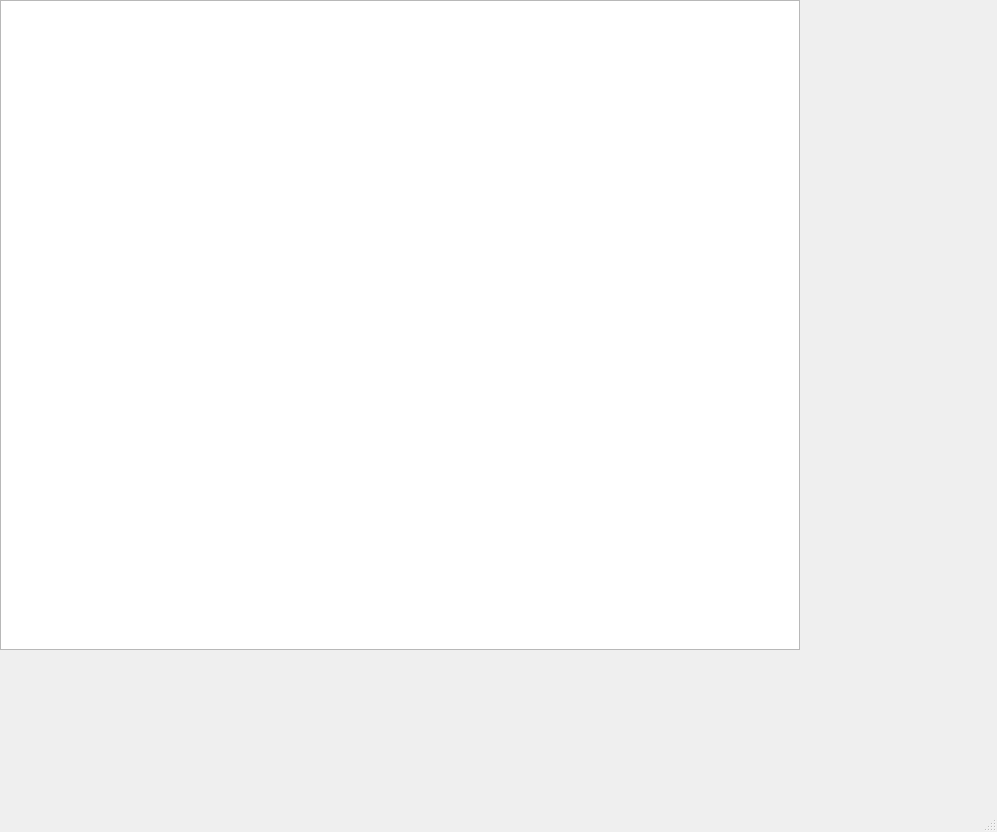
<?xml version="1.0" encoding="UTF-8"?>
<ui version="4.0">
 <class>MainWindow</class>
 <widget class="QMainWindow" name="MainWindow">
  <property name="geometry">
   <rect>
    <x>0</x>
    <y>0</y>
    <width>997</width>
    <height>832</height>
   </rect>
  </property>
  <property name="windowTitle">
   <string>MainWindow</string>
  </property>
  <widget class="QWidget" name="centralwidget">
   <widget class="QGraphicsView" name="graphicsView">
    <property name="geometry">
     <rect>
      <x>0</x>
      <y>0</y>
      <width>800</width>
      <height>650</height>
     </rect>
    </property>
   </widget>
  </widget>
  <widget class="QStatusBar" name="statusbar"/>
 </widget>
 <resources/>
 <connections/>
</ui>
